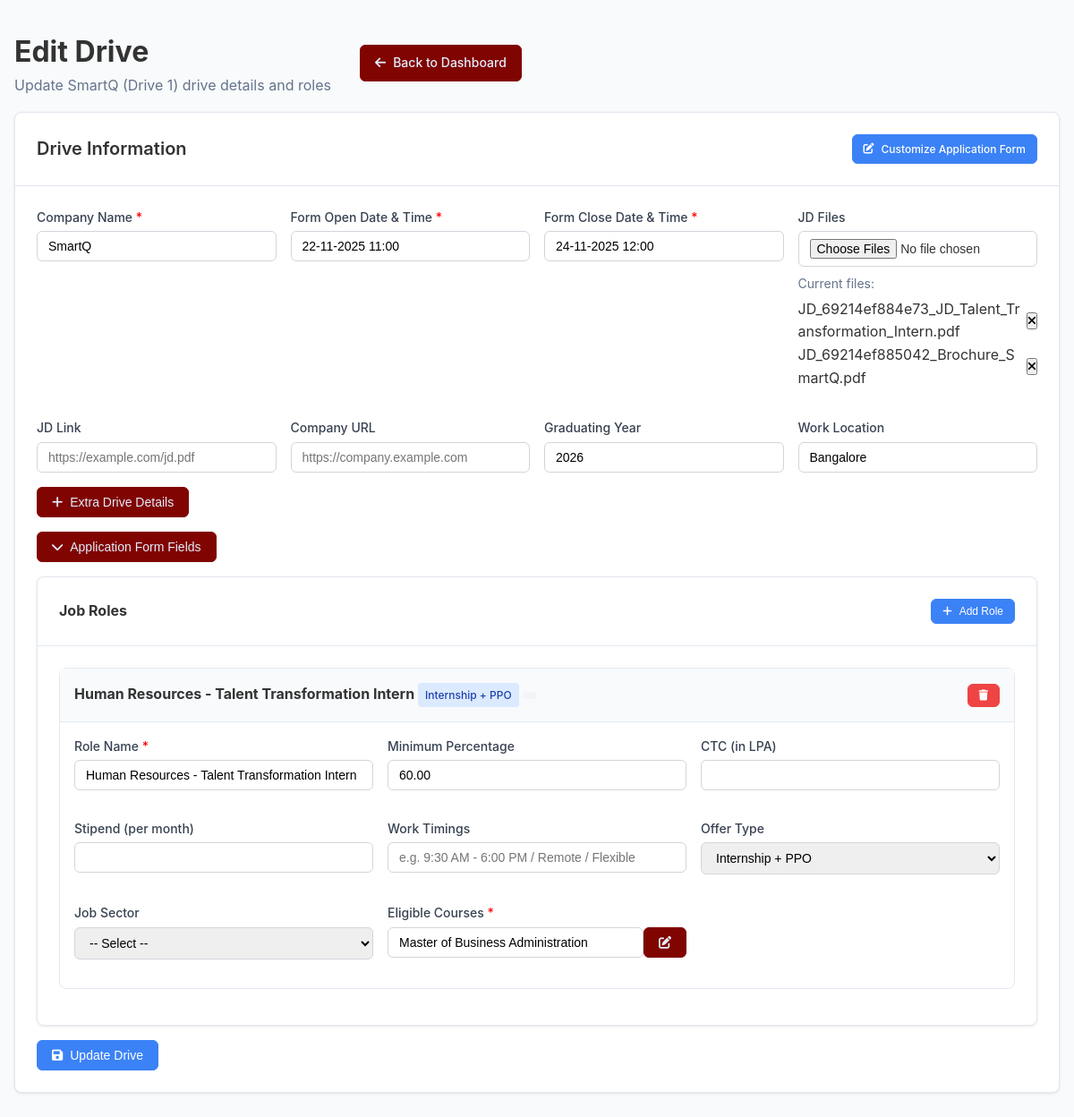
The app's page /edit_drive?drive_id=484 (signed in) with its own data.
### tables this page shows
CREATE TABLE `drives` (
  `drive_id` int(11) NOT NULL AUTO_INCREMENT,
  `company_name` varchar(100) DEFAULT NULL,
  `drive_no` varchar(50) DEFAULT NULL,
  `open_date` datetime NOT NULL,
  `close_date` datetime NOT NULL,
  `jd_file` longtext DEFAULT NULL,
  `form_link` varchar(255) DEFAULT NULL,
  `created_at` timestamp NULL DEFAULT current_timestamp(),
  `extra_details` longtext DEFAULT NULL,
  `jd_link` text DEFAULT NULL,
  `created_by` varchar(100) DEFAULT NULL,
  `form_fields` text DEFAULT NULL,
  `company_url` varchar(255) DEFAULT NULL,
  `graduating_year` varchar(10) DEFAULT NULL,
  `work_location` varchar(255) DEFAULT NULL,
  PRIMARY KEY (`drive_id`),
  KEY `idx_drives_id` (`drive_id`)
);

CREATE TABLE `drive_roles` (
  `role_id` int(11) NOT NULL AUTO_INCREMENT,
  `drive_id` int(11) DEFAULT NULL,
  `designation_name` varchar(100) DEFAULT NULL,
  `eligible_courses` text DEFAULT NULL,
  `min_percentage` decimal(5,2) DEFAULT NULL,
  `ctc` varchar(50) DEFAULT NULL,
  `stipend` text DEFAULT NULL,
  `form_fields` text DEFAULT NULL,
  `offer_type` varchar(50) DEFAULT NULL,
  `sector` varchar(100) DEFAULT NULL,
  `is_finished` tinyint(1) DEFAULT 0,
  `close_date` date DEFAULT NULL,
  `created_at` timestamp NULL DEFAULT current_timestamp(),
  `work_timings` varchar(100) DEFAULT NULL,
  PRIMARY KEY (`role_id`),
  KEY `drive_id` (`drive_id`),
  KEY `idx_roles_id` (`role_id`),
  CONSTRAINT `drive_roles_ibfk_1` FOREIGN KEY (`drive_id`) REFERENCES `drives` (`drive_id`) ON DELETE CASCADE
);

### edit_drive.php (the view, shortened to what this page needs)
<?php
include("config.php");
try {
    $pdo = new PDO("mysql:host=$host;dbname=$db;charset=utf8mb4", $user, $pass);
    $pdo->setAttribute(PDO::ATTR_ERRMODE, PDO::ERRMODE_EXCEPTION);
    $pdo->setAttribute(PDO::ATTR_DEFAULT_FETCH_MODE, PDO::FETCH_ASSOC);
} catch (PDOException $e) {
    die('Connection failed: ' . $e->getMessage());
}
$drive_id = isset($_GET['drive_id']) ? (int) $_GET['drive_id'] : 0;
$stmt = $pdo->prepare('SELECT * FROM drives WHERE drive_id = ?');
$stmt->execute([$drive_id]);
$drive = $stmt->fetch();
if ($drive) {
    if ($_SERVER["REQUEST_METHOD"] === "POST") {
        $drive['open_date_display'] = $_POST['open_date'] ?? '';
        $drive['close_date_display'] = $_POST['close_date'] ?? '';
    } else {
        $drive['open_date_display'] = $drive['open_date'] ? date('d-m-Y H:i', strtotime($drive['open_date'])) : '';
        $drive['close_date_display'] = $drive['close_date'] ? date('d-m-Y H:i', strtotime($drive['close_date'])) : '';
    }
}
$stmt = $pdo->prepare('SELECT * FROM drive_roles WHERE drive_id = ? ORDER BY role_id');
$stmt->execute([$drive_id]);
$roles = $stmt->fetchAll();
$drive['jd_file']      = json_decode($drive['jd_file']      ?? '[]',  true);
$drive['extra_details'] = json_decode($drive['extra_details'] ?? '{}', true);
$offer_types = ['FTE', 'Internship + PPO', 'Apprentice','Internship'];
?>
<!DOCTYPE html>
<html lang="en">
<head>
    <link rel="stylesheet" href="https://cdn.jsdelivr.net/npm/flatpickr/dist/flatpickr.min.css">
    <link rel="stylesheet" href="https://cdnjs.cloudflare.com/ajax/libs/font-awesome/6.0.0/css/all.min.css">
</head>
<body>
    <div class="container">
        <div class="flex items-center gap-4 mb-4">
            <div>
                <h1 style="font-size: 2rem; font-weight: bold;">Edit Drive</h1>
                <p style="color: #64748b;">
    Update <?= htmlspecialchars($drive['company_name'] ?? '') ?>
    (<?= htmlspecialchars($drive['drive_no'] ?? '') ?>) drive details and roles
</p>
            </div><br>
            <div class="flex items-center gap-4">
        <a href="dashboard" class="btn btn-secondary">
            <i class="fas fa-arrow-left"></i> Back to Dashboard
        </a>
    </div>
        </div>
        <div class="card">
            <div class="card-header" style="display: flex; justify-content: space-between; align-items: center;">
                <h3 class="card-title">Drive Information</h3>
                <a href="edit_form_fields.php?drive_id=<?= $drive_id ?>" class="btn btn-primary btn-sm">
                    <i class="fas fa-edit"></i> Customize Application Form
                </a>
            </div>
            <div class="card-content">
                <form method="POST" enctype="multipart/form-data" id="driveForm" action="">
                    <div class="form-grid">
                        <div class="form-group">
                            <label class="form-label">Company Name <span class="required-asterisk">*</span></label>
                           <input type="text" name="company_name" class="form-input" value="<?= htmlspecialchars($drive['company_name'] ?? '') ?>" required>  </div>
                        <div class="form-group">
    <label class="form-label">Form Open Date & Time <span class="required-asterisk">*</span></label>
    <input type="text" id="open_date" name="open_date" class="form-input"
           value="<?= htmlspecialchars($drive['open_date_display'] ?? '') ?>" required>
</div>
<div class="form-group">
    <label class="form-label">Form Close Date & Time <span class="required-asterisk">*</span></label>
    <input type="text" id="close_date" name="close_date" class="form-input"
           value="<?= htmlspecialchars($drive['close_date_display'] ?? '') ?>" required>
</div>
                        <div class="form-group">
    <label class="form-label">JD Files</label>
    <input type="file" name="jd_files[]" class="form-input" multiple>
    <?php if (!empty($drive['jd_file'])): ?>
        <div style="margin-top: 0.5rem;">
            <div style="font-size: 0.875rem; color: #64748b; margin-bottom: 0.25rem;">Current files:</div>
            <div id="currentJdFiles" style="max-width: 100%;">
                <?php foreach ($drive['jd_file'] as $index => $file): ?>
                    <div class="flex items-center justify-between gap-2 mb-1 p-2 bg-gray-50 rounded" id="jdFile-<?= $index ?>" style="word-break: break-all;">
                        <span class="text-sm flex-1 truncate" title="<?= htmlspecialchars(basename($file)) ?>">
                            <?= htmlspecialchars(basename($file)) ?>
                        </span>
                        <button type="button" class="text-red-500 hover:text-red-700 flex-shrink-0" onclick="removeJdFile('<?= $index ?>', '<?= urlencode($file) ?>')">
                            <i class="fas fa-times"></i>
                        </button>
                    </div>
                <?php endforeach; ?>
            </div>
        </div>
    <?php endif; ?>
</div>
                        <div class="form-group">
    <label class="form-label">JD Link</label>
    <input type="url" name="jd_link" class="form-input" value="<?= htmlspecialchars($drive['jd_link'] ?? '') ?>" placeholder="https://example.com/jd.pdf">
</div>
    <div class="form-group">
        <label class="form-label">Company URL</label>
        <input type="url" name="company_url" class="form-input" value="<?= htmlspecialchars($drive['company_url'] ?? '') ?>" placeholder="https://company.example.com">
    </div>
    <div class="form-group">
        <label class="form-label">Graduating Year</label>
        <input type="text" name="graduating_year" class="form-input" value="<?= htmlspecialchars($drive['graduating_year'] ?? '') ?>" placeholder="e.g. 2026">
    </div>
    <div class="form-group">
        <label class="form-label">Work Location</label>
        <input type="text" name="work_location" class="form-input" value="<?= htmlspecialchars($drive['work_location'] ?? '') ?>" placeholder="City / Remote">
    </div>
                    </div>
                    <div class="form-group">
                        <button type="button" class="btn btn-secondary" onclick="openExtraModal()">
                            <i class="fas fa-plus"></i> Extra Drive Details
                        </button>
                    </div>
<button type="button" class="btn btn-secondary mt-3" onclick="toggleAppFormFields()">
  <i class="fas fa-chevron-down" id="formFieldToggleIcon"></i> Application Form Fields
</button>
                    <div class="card mt-4">
                        <div class="card-header">
                            <div class="flex justify-between items-center">
                                <h4 style="margin: 0;">Job Roles</h4>
                                <button type="button" class="btn btn-primary btn-sm" onclick="addRole()">
                                    <i class="fas fa-plus"></i> Add Role
                </button>
                            </div>
                        </div>
                        <div class="card-content">
                            <div id="rolesContainer">
                                <?php if (empty($roles)): ?>
                                    <div class="text-center" style="padding: 2rem; color: #64748b;">
                                        No roles added yet. Click "Add Role" to get started.
                                    </div>
                                <?php else: ?>
                                    <?php foreach ($roles as $index => $role): ?>
                                        <div class="role-block" id="role-<?= $index ?>">
                                            <div class="role-header" onclick="toggleRole(<?= $index ?>)">
                                                <div>
                                                    <strong><?= htmlspecialchars($role['designation_name']) ?></strong>
                                                    <span class="badge badge-primary ml-2"><?= htmlspecialchars($role['offer_type'] ?? 'FTE') ?></span>
                                                    <span class="badge badge-secondary ml-1"><?= htmlspecialchars($role['sector'] ?? 'IT') ?></span>
                                                </div>
                                                <div>
                                                    <button type="button" class="btn btn-danger btn-sm" onclick="removeRole(<?= $index ?>, event)">
                                                        <i class="fas fa-trash"></i>
                                                    </button>
                                                </div>
                                            </div>
                                            <div class="role-content expanded">
                                                <div class="form-grid">
                                                    <div class="form-group">
                                                        <label class="form-label">Role Name <span class="required-asterisk">*</span></label>
                                                        <input type="text" name="role_name[]" class="form-input" value="<?= htmlspecialchars($role['designation_name']) ?>" >
                                                    </div>
                                                    <div class="form-group">
                                                        <label class="form-label">Minimum Percentage </label>
                                                        <input type="text" name="min_percentage[]" class="form-input" value="<?= htmlspecialchars($role['min_percentage'] ?? '') ?>" >
                                                    </div>
                                                    <div class="form-group">
                                                        <label class="form-label">CTC (in LPA)</label>
                                                        <input type="text" name="ctc[]" class="form-input" value="<?= htmlspecialchars($role['ctc'] ?? '') ?>">
                                                    </div>
                                                    <div class="form-group">
                                                        <label class="form-label">Stipend (per month)</label>
                                                        <input type="text" name="stipend[]" class="form-input" value="<?= htmlspecialchars($role['stipend'] ?? '') ?>">
                                                    </div>
                                                    <div class="form-group">
                                                        <label class="form-label">Work Timings</label>
                                                        <input type="text" name="work_timings[]" class="form-input" value="<?= htmlspecialchars($role['work_timings'] ?? '') ?>" placeholder="e.g. 9:30 AM - 6:00 PM / Remote / Flexible">
                                                    </div>
                                                    <div class="form-group">
                                                        <label class="form-label">Offer Type </label>
                                                        <select name="offer_types[]" class="form-select" >
                                                            <?php foreach ($offer_types as $type): ?>
                                                                <option value="<?= $type ?>" <?= ($role['offer_type'] ?? 'FTE') == $type ? 'selected' : '' ?>><?= $type ?></option>
                                                            <?php endforeach; ?>
                                                        </select>
                                                    </div>
                                                    <div class="form-group">
                                                        <label class="form-label">Job Sector </label>
                                                        <select name="sectors[]" class="form-select">
                                                            <option value="">-- Select --</option>
                                                        </select>
                                                    </div>
                                                    <div class="form-group">
                                                        <label class="form-label">Eligible Courses <span class="required-asterisk">*</span></label>
                                                        <div class="flex gap-2">
                                                            <input type="text" name="eligible_courses[]" class="form-input"  id="eligible-courses-<?= $index ?>"
                                                                   value="<?= implode(', ', $role['eligible_courses']) ?>" required>
                                                            <button type="button" class="btn btn-secondary" onclick="openCourseModal(<?= $index ?>)">
                                                                <i class="fas fa-edit"></i>
                                                            </button>
                                                        </div>
                                                    </div>
                                                </div>
                                            </div>
                                        </div>
                                    <?php endforeach; ?>
                                <?php endif; ?>
                            </div>
                        </div>
                    </div>
                    <div class="flex justify-end mt-4">
                        <button type="submit" class="btn btn-primary">
                            <i class="fas fa-save"></i> Update Drive
                        </button>
                    </div>
                </form>
            </div>
        </div>
    </div>
</body>
</html>

### records on screen
drives: company_name "SmartQ", drive_no "Drive 1", graduating_year "2026", work_location "Bangalore"
drive_roles: designation_name "Human Resources - Talent Transformation Intern", offer_type "Internship + PPO", min_percentage "60.00", implode "Master of Business Administration"

### other values on screen
basename($file) "JD_69214ef884e73_JD_Talent_Transformation_Intern.pdf"
basename($file) "JD_69214ef885042_Brochure_SmartQ.pdf"
